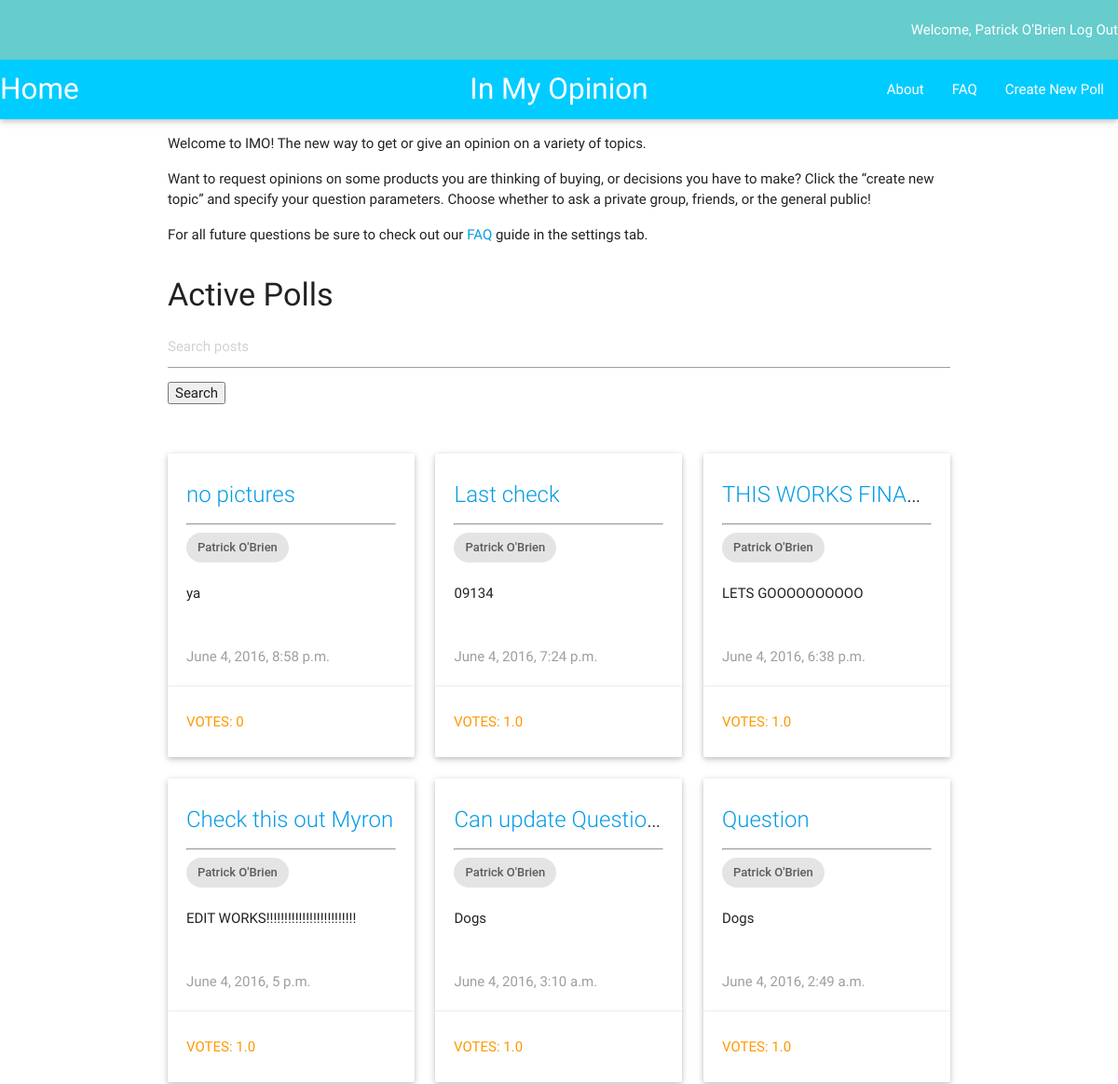
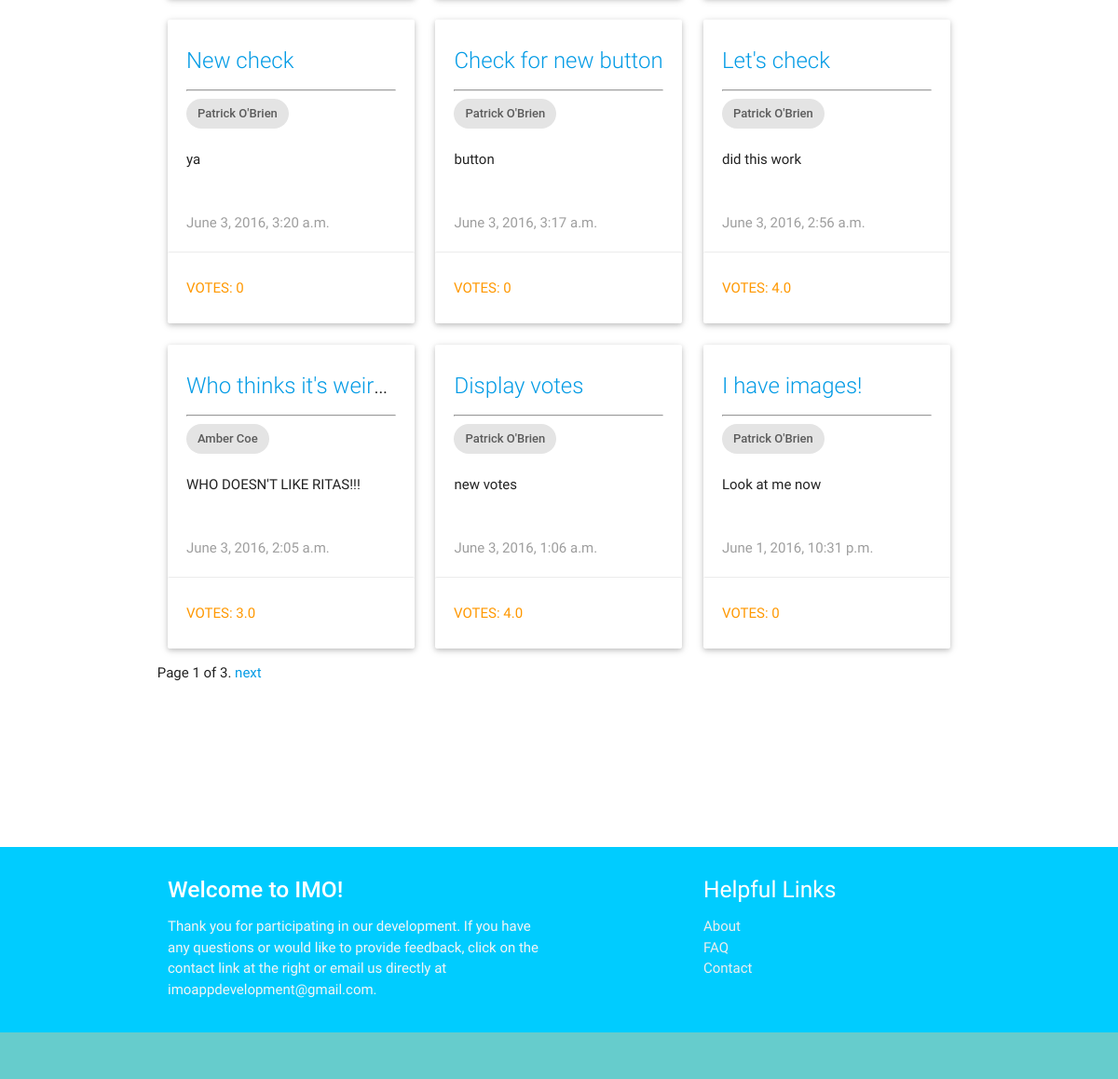
The page /imo_app/ (signed in) on the database as committed earlier (2 pictures, top to bottom).
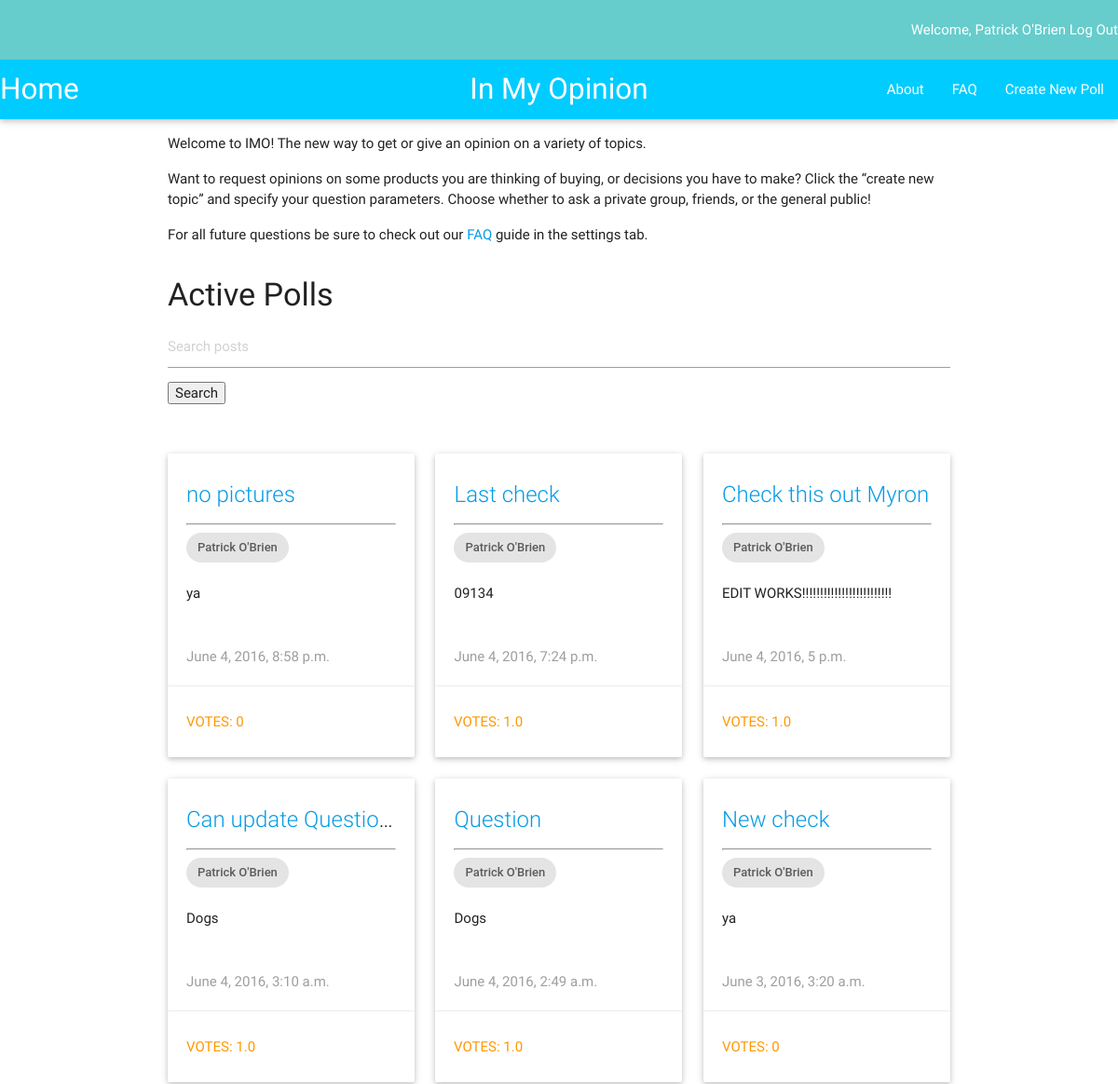
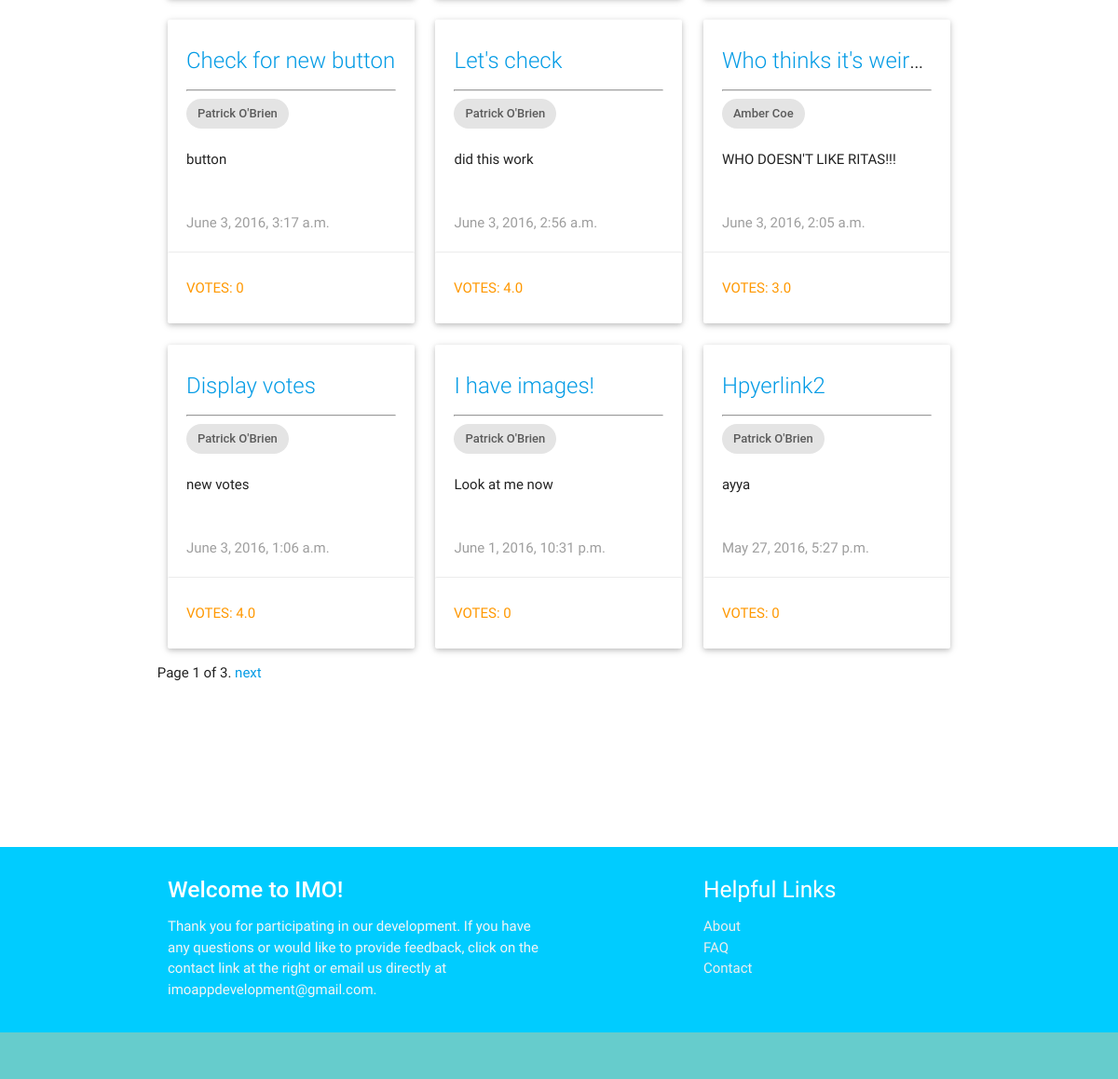
The same page on the database as committed later (2 pictures, top to bottom).
### imo_app/models.py (models this page shows, shortened)
class Question(models.Model):
    author = models.ForeignKey(UserProfile, on_delete=models.CASCADE)
    question_text = models.CharField(max_length=200)
    description = models.TextField(default = '')
    pub_date = models.DateTimeField('date published')
    choice1 = models.CharField(null=True, blank=True, default = '', max_length = 200)
    image1 = models.ImageField(null=True, blank=True)
    choice2 = models.CharField(null=True, blank=True, default = '', max_length = 200)
    image2 = models.ImageField(null=True, blank=True)
    choice3 = models.CharField(null=True, blank=True, default = '', max_length = 200)
    image3 = models.ImageField(null=True, blank=True)
    total_votes = models.FloatField(default = 0.5)
    class Meta:
        ordering = ['-pub_date']

class UserProfile(models.Model):
    user = models.OneToOneField(User)

### imo_app/views.py (the view, shortened to what this page needs)
def index(request):
    q_list = Question.objects.all()
    query = request.GET.get("q")
    paginator = Paginator(q_list, 12) # Show 25 contacts per page
    page = request.GET.get('page')
    try:
        q = paginator.page(page)
    except PageNotAnInteger:
        q = paginator.page(1)
    except EmptyPage:
        q = paginator.page(paginator.num_pages)
    current_user = request.user
    context = {'q_all': q, 'current_user': current_user}
    return render(request, 'imo_app/index.html', context)

### imo_app/templates/imo_app/index.html (shortened to what this page needs)
{% extends "imo_app/base.html" %}
{% block content %}
  <div class="row">
    <div class="col m12">
      <p>Welcome to IMO!  The new way to get or give an opinion on a variety of topics.</p>
      <p>Want to request opinions on some products you are thinking of buying, or decisions you have to make?
        Click the “create new topic” and specify your question parameters.  Choose whether to ask a private group,
        friends, or the general public!</p>
      <p>For all future questions be sure to check out our <a href="faq/">FAQ</a> guide in the settings tab.</p>
    </div>
  </div>
    {% if user.is_authenticated %}
      <h4>Active Polls</h4>
      <div class="row">
        <div class="col m12">
        <form method='GET' action=''>
        <input type='text' name='q' placeholder='Search posts' value='{{ request.GET.q }}' />
        <input type='submit' value='Search' />
        </form>
        <br></br>
      </div>
        {% for i in q_all %}
          <div class="col m4">
            <div class="card" >
              <div class="card-content">
                <span class="card-title truncate"><a href="{% url 'imo_app:detail' i.id %}">{{ i.question_text }}</a></span>
                <hr></hr>
                <div class="chip">
                  {{ i.author.user.first_name}} {{ i.author.user.last_name}}
                </div>
                <br></br>
                <p class="truncate">{{ i.description }}</p>
                <br></br>
                <p class="grey-text">{{ i.pub_date }}</p>
              </div>
              <a href="{% url 'imo_app:detail' i.id %}"><div class="orange-text waves-effect waves-teal card-action btn-flat" style="width:100%; height: 100%">
              {% if i.total_votes < 1 %}
              Votes: 0
              {% else %}
              Votes: {{ i.total_votes }}
              {% endif %}
              </div></a>
            </div>
          </div>
        {% endfor %}
        <div class="pagination">
            <span class="step-links">
                <span class="current">
                    Page {{ q_all.number }} of {{ q_all.paginator.num_pages }}.
                </span>
                {% if q_all.has_next %}
                    <a href="?page={{ q_all.next_page_number }}{% if request.GET.q %}&q={{ request.GET.q }}{% endif %}">next</a>
                {% endif %}
            </span>
        </div>
      </div>
    {% endif %}
{% endblock content %}

Rows that differ between the two databases and show on the page:
removed Question: question_text "THIS WORKS FINA…", author.user.first_name "Patrick", author.user.last_name "O'Brien", description "LETS GOOOOOOOOOO", pub_date "June 4, 2016, 6:38 p.m.", total_votes "1.0"
now on this page (row unchanged): Question: question_text "Hpyerlink2", author.user.first_name "Patrick", author.user.last_name "O'Brien", description "ayya", pub_date "May 27, 2016, 5:27 p.m.", total_votes "VOTES: 0"
